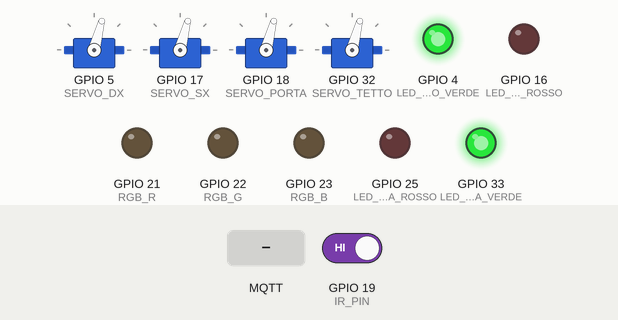
This sketch was run on a simulated ESP32. Shown: 4 × servo, output pins drawn as LEDs (lit = HIGH). Dashed ring = blinking. The test bench sets the inputs (shaded band); at power-on: GPIO 19 (IR_PIN) HIGH. WiFi joins after 1.5 s; servers stay silent unless stated; random numbers use the default seed unless the sketch sets one; no MQTT or app messages arrive unless stated; what the sketch prints to the serial monitor is not drawn.

Above: at 2.9 s.
3.0 s: MQTT message "true" arrives on the first subscribed topic
At 4.01 s:
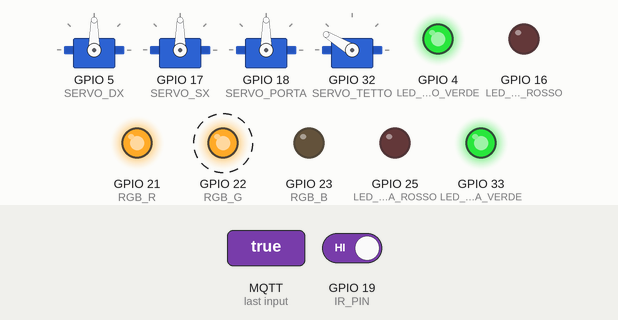
6.0 s: GPIO 19 (IR_PIN) driven LOW
At 6.37 s:
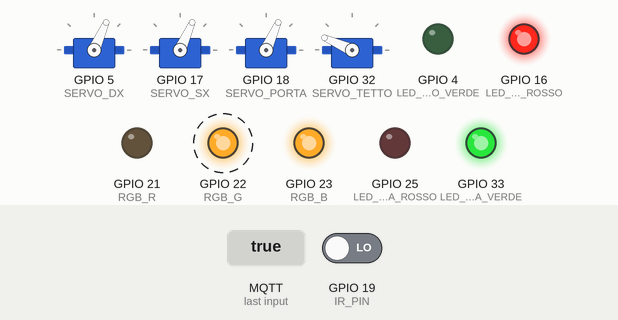
9.0 s: MQTT message "0" arrives on the first subscribed topic
10.5 s: MQTT message "1" arrives on the first subscribed topic
At 10.56 s:
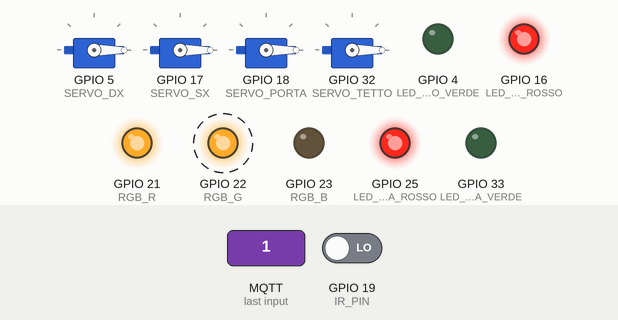
13.5 s: GPIO 19 (IR_PIN) driven HIGH
At 13.87 s:
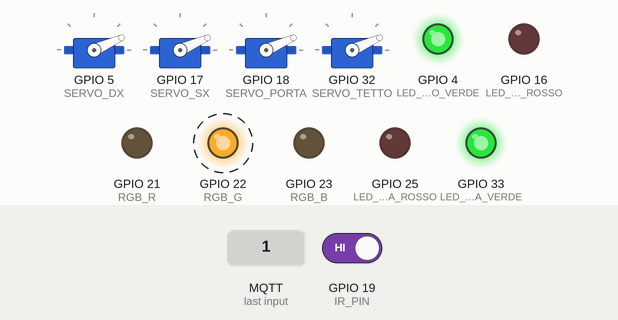
16.5 s: MQTT message "2" arrives on the first subscribed topic
Timing chart, 0 to 19.0 s (numbered marks = the images above; inputs shaded):
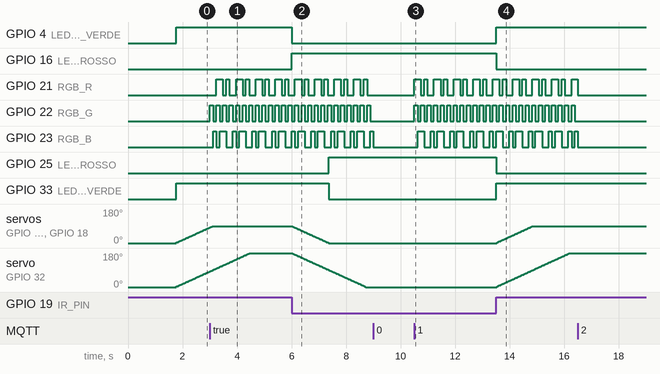

The sketch:

esp32-esterno-RASPBERRY.ino
```cpp
/* =========================================
   ESP32 ESTERNO - RASPBERRY PI VERSION
   IP Backend/MQTT: 192.168.8.10
   Fotocellula → Servo + MQTT + LED Bicolore
   ========================================= */

#include <ESP32Servo.h>
#include <WiFi.h>
#include <PubSubClient.h>
#include <HTTPClient.h>
#include <ArduinoJson.h>

// ===== WIFI & MQTT & BACKEND =====
const char* ssid = "escape";
const char* password = "";  // Rete senza password
const char* mqtt_server = "192.168.8.10";  // ✅ Raspberry Pi
const char* backend_url = "http://192.168.8.10:8001";  // ✅ Raspberry Pi

// Session ID dinamico
int session_id = 999;

WiFiClient espClient;
PubSubClient client(espClient);

// ===== PIN LED BICOLORE =====
#define LED_CANCELLO_VERDE   4
#define LED_CANCELLO_ROSSO   16
#define LED_PORTA_VERDE      33
#define LED_PORTA_ROSSO      25

// ===== PIN SENSORI & SERVO =====
#define IR_PIN       19
#define SERVO_DX     5
#define SERVO_SX     17
#define SERVO_PORTA  18
#define SERVO_TETTO  32

// ===== PIN RGB =====
#define RGB_R  21
#define RGB_G  22
#define RGB_B  23

// ===== SERVO =====
Servo cancelloDX, cancelloSX, porta, tetto;

// ===== POSIZIONI =====
int posCancelli = 0;
int posPorta = 0;
int posTetto = 0;

const int CANCELLO_OPEN = 90;
const int PORTA_OPEN = 90;
const int TETTO_OPEN = 180;

// ===== TIMING =====
unsigned long tServo = 0;
unsigned long tRGB = 0;
unsigned long tMQTT = 0;

// ===== RGB FESTA =====
int festaStep = 0;

// ===== STATO =====
bool irLibero = false;
bool gameWon = false;

// ===== FETCH SESSION ID =====
int fetchActiveSessionId() {
  if (WiFi.status() != WL_CONNECTED) return 999;

  HTTPClient http;
  String url = String(backend_url) + "/api/sessions/active";

  http.begin(url);
  http.setTimeout(5000);
  int httpCode = http.GET();

  if (httpCode == 200) {
    String payload = http.getString();
    StaticJsonDocument<512> doc;
    if (!deserializeJson(doc, payload)) {
      int sessionId = doc["id"].as<int>();
      http.end();
      return sessionId;
    }
  }

  http.end();
  return 999;
}

// ===== MQTT CALLBACK =====
void callback(char* topic, byte* payload, unsigned int length) {
  String message = "";
  for (unsigned int i = 0; i < length; i++) {
    message += (char)payload[i];
  }

  if (strcmp(topic, "escape/game-completion/won") == 0) {
    gameWon = (message == "true" || message == "1");
    Serial.print("🏆 Vittoria: ");
    Serial.println(gameWon ? "SÌ 🎊" : "NO");
  }
}

void setup_wifi() {
  Serial.print("📡 WiFi: ");
  Serial.println(ssid);
  WiFi.begin(ssid, password);
  while (WiFi.status() != WL_CONNECTED) {
    delay(500);
    Serial.print(".");
  }
  Serial.println("\n✅ Connesso!");
  Serial.println(WiFi.localIP());
}

void reconnect() {
  while (!client.connected()) {
    Serial.print("🔌 MQTT...");
    String clientId = "ESP32-Esterno-";
    clientId += String(random(0xffff), HEX);

    if (client.connect(clientId.c_str())) {
      Serial.println(" ✅");
      client.subscribe("escape/game-completion/won");
    } else {
      Serial.println(" ❌ Riprovo...");
      delay(5000);
    }
  }
}

void publishMQTT() {
  String base = "escape/esterno/" + String(session_id) + "/";
  client.publish((base + "led/stato").c_str(), irLibero ? "VERDE" : "ROSSO");
  client.publish((base + "ir-sensor/stato").c_str(), irLibero ? "LIBERO" : "OCCUPATO");
}

void setup() {
  Serial.begin(115200);
  Serial.println("\n=================================");
  Serial.println("ESP32 ESTERNO - RASPBERRY PI");
  Serial.println("=================================");

  pinMode(IR_PIN, INPUT_PULLUP);
  pinMode(LED_CANCELLO_VERDE, OUTPUT);
  pinMode(LED_CANCELLO_ROSSO, OUTPUT);
  pinMode(LED_PORTA_VERDE, OUTPUT);
  pinMode(LED_PORTA_ROSSO, OUTPUT);
  pinMode(RGB_R, OUTPUT);
  pinMode(RGB_G, OUTPUT);
  pinMode(RGB_B, OUTPUT);

  cancelloDX.attach(SERVO_DX, 500, 2400);
  cancelloSX.attach(SERVO_SX, 500, 2400);
  porta.attach(SERVO_PORTA, 500, 2400);
  tetto.attach(SERVO_TETTO, 500, 2500);

  cancelloDX.write(0);
  cancelloSX.write(0);
  porta.write(0);
  tetto.write(0);

  Serial.print("Backend: ");
  Serial.println(backend_url);

  setup_wifi();

  Serial.println("🔍 Fetch Session ID...");
  session_id = fetchActiveSessionId();
  Serial.print("🎯 Session ID: ");
  Serial.println(session_id);

  client.setServer(mqtt_server, 1883);
  client.setCallback(callback);

  Serial.println("✅ Sistema pronto!\n");
}

void loop() {
  unsigned long now = millis();

  if (!client.connected()) reconnect();
  client.loop();

  irLibero = (digitalRead(IR_PIN) == HIGH);

  // LED Cancello
  if (irLibero) {
    digitalWrite(LED_CANCELLO_VERDE, HIGH);
    digitalWrite(LED_CANCELLO_ROSSO, LOW);
  } else {
    digitalWrite(LED_CANCELLO_VERDE, LOW);
    digitalWrite(LED_CANCELLO_ROSSO, HIGH);
  }

  // LED Porta
  if (posPorta > 0) {
    digitalWrite(LED_PORTA_VERDE, HIGH);
    digitalWrite(LED_PORTA_ROSSO, LOW);
  } else {
    digitalWrite(LED_PORTA_VERDE, LOW);
    digitalWrite(LED_PORTA_ROSSO, HIGH);
  }

  // Servo Smooth
  if (now - tServo >= 15) {
    tServo = now;

    if (irLibero) {
      if (posCancelli < CANCELLO_OPEN) posCancelli++;
      if (posPorta < PORTA_OPEN) posPorta++;
      if (posTetto < TETTO_OPEN) posTetto++;
    } else {
      if (posCancelli > 0) posCancelli--;
      if (posPorta > 0) posPorta--;
      if (posTetto > 0) posTetto--;
    }

    cancelloDX.write(posCancelli);
    cancelloSX.write(posCancelli);
    porta.write(posPorta);
    tetto.write(posTetto);
  }

  // RGB Festa
  if (gameWon) {
    if (now - tRGB >= 120) {
      tRGB = now;
      festaStep++;

      switch (festaStep % 6) {
        case 0: analogWrite(RGB_R, 255); analogWrite(RGB_G, 0); analogWrite(RGB_B, 0); break;
        case 1: analogWrite(RGB_R, 0); analogWrite(RGB_G, 255); analogWrite(RGB_B, 0); break;
        case 2: analogWrite(RGB_R, 0); analogWrite(RGB_G, 0); analogWrite(RGB_B, 255); break;
        case 3: analogWrite(RGB_R, 255); analogWrite(RGB_G, 255); analogWrite(RGB_B, 0); break;
        case 4: analogWrite(RGB_R, 255); analogWrite(RGB_G, 0); analogWrite(RGB_B, 255); break;
        case 5: analogWrite(RGB_R, 0); analogWrite(RGB_G, 255); analogWrite(RGB_B, 255); break;
      }
    }
  } else {
    analogWrite(RGB_R, 0);
    analogWrite(RGB_G, 0);
    analogWrite(RGB_B, 0);
  }

  // MQTT Publish
  if (now - tMQTT >= 500) {
    tMQTT = now;
    publishMQTT();
  }
}
```

Measured:
- after the input at 3.0 s, GPIO 21 (RGB_R): LOW → HIGH after 0.24 s, then repeats every 0.72 s: LOW 0.12 s, HIGH 0.12 s, LOW 0.24 s, HIGH 0.24 s; GPIO 22 (RGB_G): alternates HIGH for 0.12 s and LOW for 0.12 s, starting at once; GPIO 23 (RGB_B): LOW → HIGH after 0.12 s, then repeats every 0.72 s: LOW 0.12 s, HIGH 0.24 s, LOW 0.24 s, HIGH 0.12 s
- after the input at 6.0 s, GPIO 4 (LED_CANCELLO_VERDE): HIGH → LOW at once; GPIO 16 (LED_CANCELLO_ROSSO): LOW → HIGH at once
- after the input at 10.5 s, GPIO 21 (RGB_R): LOW → HIGH at once, then repeats every 0.72 s: LOW 0.12 s, HIGH 0.12 s, LOW 0.24 s, HIGH 0.24 s; GPIO 22 (RGB_G): alternates HIGH for 0.12 s and LOW for 0.12 s, starting at once; GPIO 23 (RGB_B): LOW → HIGH after 0.12 s, then repeats every 0.72 s: LOW 0.24 s, HIGH 0.12 s, LOW 0.12 s, HIGH 0.24 s
- after the input at 13.5 s, GPIO 4 (LED_CANCELLO_VERDE): LOW → HIGH at once; GPIO 16 (LED_CANCELLO_ROSSO): HIGH → LOW at once
